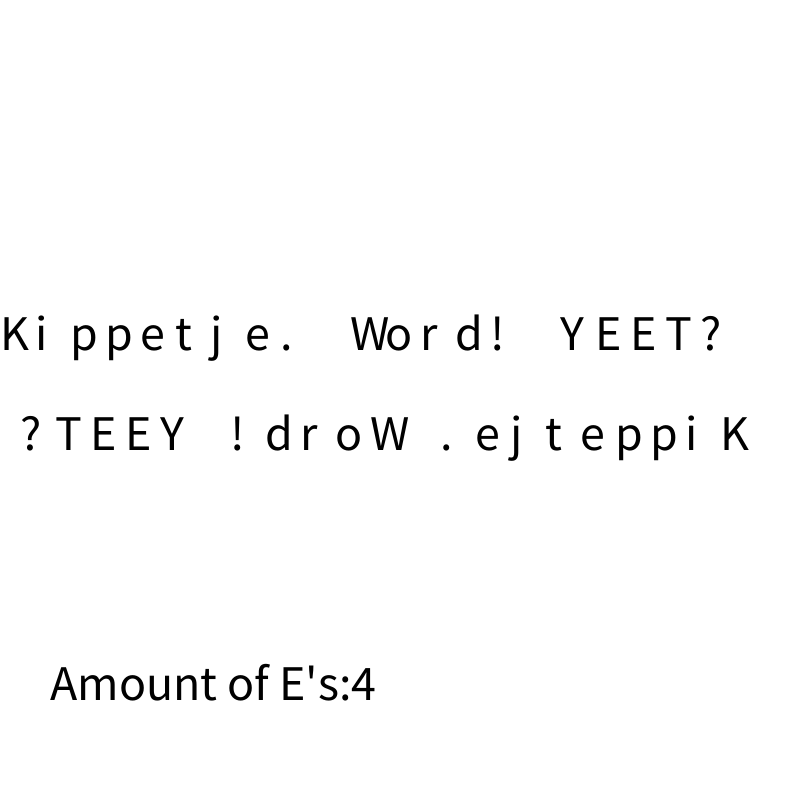
Frame 1 (no input)
Frame 60 (the mouse pressed at the canvas centre just before this capture): identical to frame 1, image omitted
Frame 120 (the mouse held since frame 60 and released just before this capture): identical to frame 1, image omitted

The Processing sketch that drew this single still picture (run headless with seeded random() and noise(); from frame 60 on, the mouse is pressed at the canvas centre):

// Processing sketch: sketch_1_2
// ── sketch_1_2.pde
String[] words = {"Kippetje.", "Word!", "YEET?"};
String sentence = join(words, " ");
String reversed = new String(reverse(sentence.toCharArray()));
char check = 'e';
char check2 = 'E';
int count;
boolean isPal;

void setup() {
  size(800, 800);
  textSize(50);
  counter();
}

void draw() {
  background(255);
  fill(0);
  ordinary();
  reversed();
  text("Amount of E's:"+count, 50, height-100);
  println(palindrome());
}

void ordinary() {
  for (int i =0; i<sentence.length(); i++) {
    text (sentence.charAt(i), 35*i, height/2-50);
  }
}

void reversed() {
  for (int i = 0; i<sentence.length(); i++) {
    text (reversed.charAt(i), 20+35*i, height/2+50);
  }
}

int counter() {
  for (int i =0; i<sentence.length(); i++) {
    if (sentence.charAt(i)==check||sentence.charAt(i)==check2) {
      count++;
    }
  }
  return count;
}

boolean palindrome() {
  if (sentence.equals(reversed)) {
    isPal = true;
  } else {
    isPal = false;
  }
  return isPal;
}
